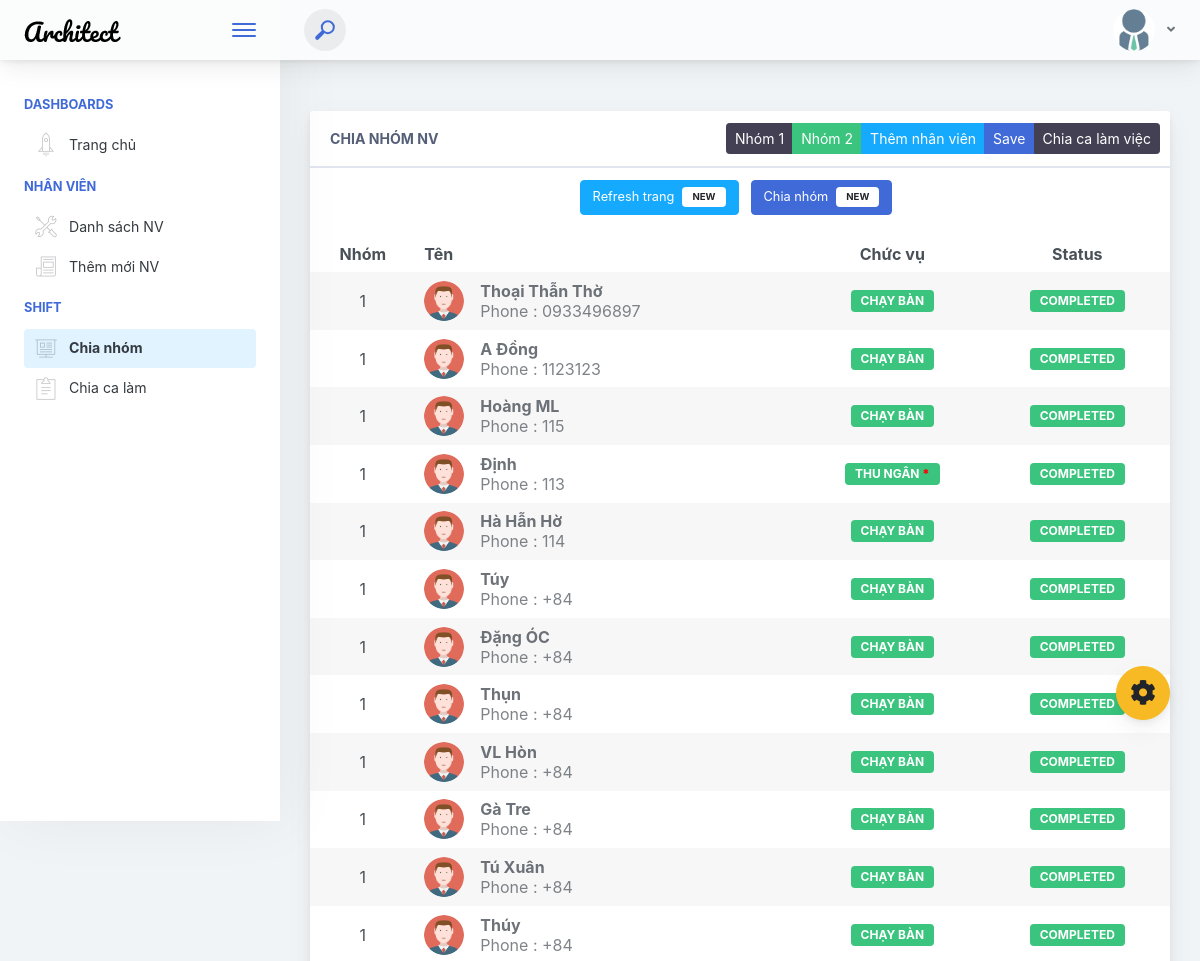
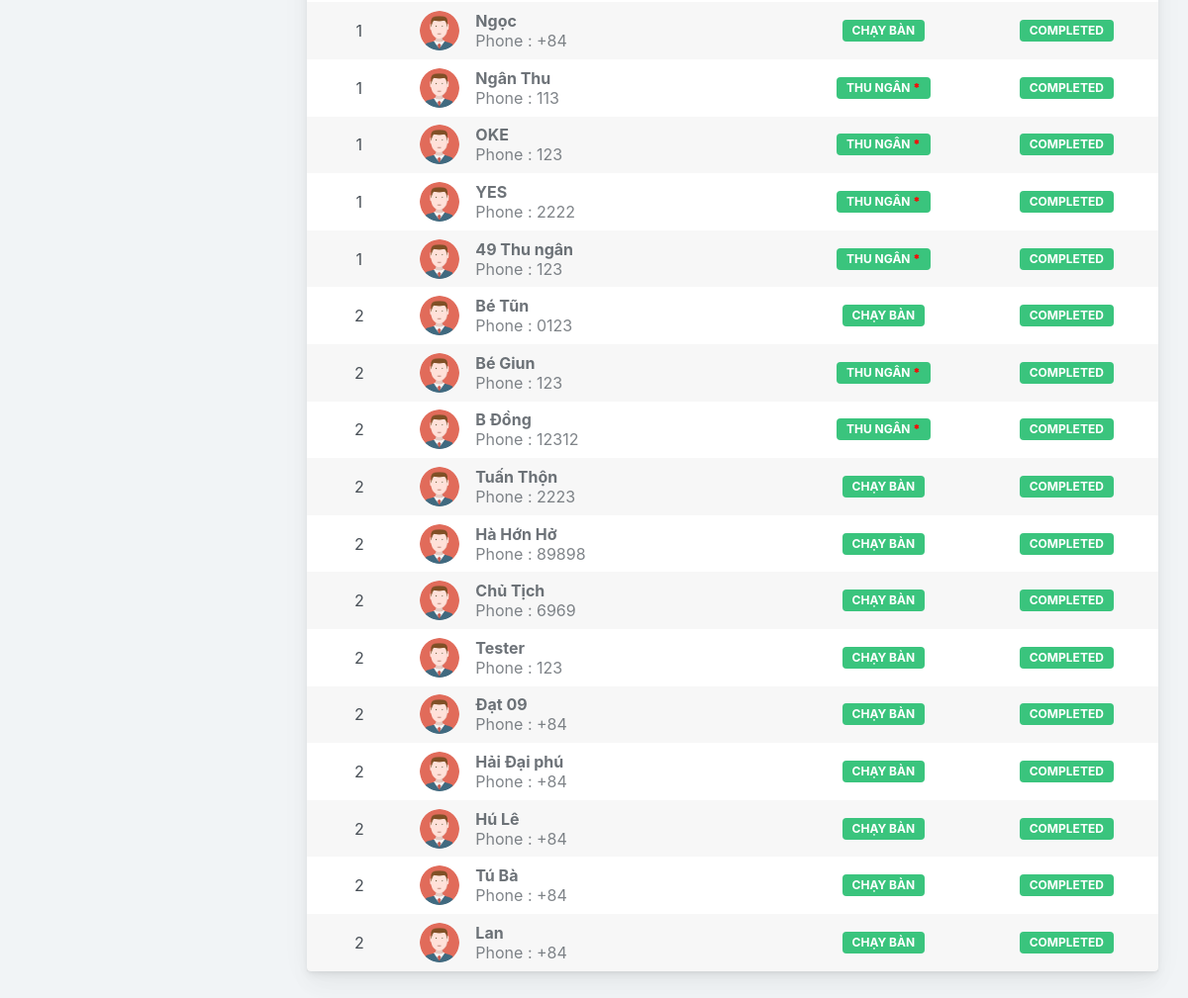
/sortteam.php, run on the app's committed database (2 pictures, top to bottom).
### tables this page shows
CREATE TABLE `nhanvien` (
  `id` int(20) UNSIGNED NOT NULL,
  `ten` varchar(60) DEFAULT NULL,
  `sdt` varchar(60) DEFAULT NULL,
  `chucvu` varchar(50) NOT NULL,
  `calamviec` varchar(20) NOT NULL,
  `ghichu` text NOT NULL,
  `count` varchar(150) NOT NULL
);

### lib/database.php (called while the page is built, shortened)
<?php
Class Database extends PDO{
   public $host   = DB_HOST;
   public $user   = DB_USER;
   public $pass   = DB_PASS;
   public $dbname = DB_NAME;
   public $link;
private function connectDB(){
   $this->link = new mysqli($this->host, $this->user, $this->pass,
    $this->dbname);
    mysqli_set_charset($this->link, 'UTF8');
 }
public function select($query){
  $result = $this->link->query($query) or
   die($this->link->error.__LINE__);
  if($result->num_rows > 0){
    return $result;
  } else {
    return false;
  }
 }
}

### classes/nhanvien.php (called while the page is built, shortened)
<?php
	$filepath = realpath(dirname(__FILE__));
	include_once ($filepath.'/../lib/database.php');
    class nhanvien
	{
		private $db;
		public function __construct()
		{
			$this->db = new Database();
		}
		public function FillterStaff()
		{
			$query = "SELECT * FROM nhanvien ORDER BY count";
			$result = $this->db->select($query);
			return $result;
		}
	}
?>

### sortteam.php (the view, shortened to what this page needs)
<?php
include 'lib/database.php';
?>
<!doctype html>
<html lang="vi">
<?php include 'head.php';?>
<body>
    <div class="app-container app-theme-white body-tabs-shadow fixed-sidebar fixed-header">
        <div class="app-header header-shadow">
            <div class="app-header__logo">
                <div class="logo-src"></div>
                <div class="header__pane ml-auto">
                    <div>
                        <button type="button" class="hamburger close-sidebar-btn hamburger--elastic" data-class="closed-sidebar">
                            <span class="hamburger-box">
                                <span class="hamburger-inner"></span>
                            </span>
                        </button>
                    </div>
                </div>
            </div>
                <div class="app-header__content">
                <div class="app-header-left">
                    <div class="search-wrapper">
                        <div class="input-holder">
                            <button class="search-icon"><span></span></button>
                        </div>
                    </div>
        </div>
                <div class="app-header-right">
                    <div class="header-btn-lg pr-0">
                        <div class="widget-content p-0">
                            <div class="widget-content-wrapper">
                                <div class="widget-content-left">
                                    <div class="btn-group">
                                        <a data-toggle="dropdown" aria-haspopup="true" aria-expanded="false" class="p-0 btn">
                                            <img width="42" class="rounded-circle" src="assets/images/avatars/nhanvien.png" alt="">
                                            <i class="fa fa-angle-down ml-2 opacity-8"></i>
                                        </a>
                                    </div>
                                </div>
                            </div>
                        </div>
                    </div>        </div>
            </div>
        </div>        <div class="ui-theme-settings">
            <button type="button" id="TooltipDemo" class="btn-open-options btn btn-warning">
                <i class="fa fa-cog fa-w-16 fa-spin fa-2x"></i>
            </button>
        </div>        <div class="app-main">
                <div class="app-sidebar sidebar-shadow">
<?php
include 'sidebar.php';
?>
                </div>    <div class="app-main__outer">
                    <div class="app-main__inner">
                        <div class="row">
                            <div class="col-md-12">
                                <div class="main-card mb-3 card">
                                    <div class="card-header">Chia nhóm NV
                                        <div class="btn-actions-pane-right">
                                            <div role="group" class="btn-group-sm btn-group">
                                                <button class=" btn btn-focus" onclick="window.location = 'sortteam.php?nhom=1'">Nhóm 1</button>
                                                <button class=" btn btn-success" onclick="window.location = 'sortteam.php?nhom=2'">Nhóm 2</button>
                                                <button class=" btn btn-info" onclick="window.location = 'newstaff.php'">Thêm nhân viên</button>
                                                <button class="btn btn-primary" onclick="window.print()">Save</button>
                                                <button class="btn btn-focus" onclick="window.location = 'sortshift.php'">Chia ca làm việc</button>
                                            </div>
                                        </div>
                                    </div>
                                    <div class="table-responsive">
                                    <table class="align-middle mb-0 table table-borderless table-striped table-hover">
                                            <thead>
                                            <tr>
                                                <th class="text-center">Nhóm</th>
                                                <th>Tên</th>
                                                <th class="text-center">Chức vụ</th>
                                                <th class="text-center">Status</th>
                                            </tr>
                                            </thead>
                                            <tbody>
                                                <?php
                                                $a=0;
                                                $filepath = realpath(dirname(__FILE__));
                                                include_once ($filepath.'/classes/nhanvien.php');
                                                $staff= new nhanvien();
                                                $getteam= $staff->FillterStaff();
                                                $nhom= 0;
                                                if($getteam)
                                                {
                                                        ?>
                                                        <?php
                                                    if($nhom==2)
                                                    {
                                                        echo "<h4>Nhóm 2</h4>";
                                                        $y=0;
                                                        while($kqt2= $getteam->fetch_assoc())
                                                        {
                                                            if($kqt2['count']==2){
                                                                $y++;
                                                            ?>
                                                            <tr>
                                                    <td class="text-center" ><?=$kqt2['count']?></td>
                                                    <td>
                                                        <div class="widget-content p-0">
                                                            <div class="widget-content-wrapper">
                                                                <div class="widget-content-left mr-3">
                                                                    <div class="widget-content-left">
                                                                        <img width="40" class="rounded-circle" src="assets/images/avatars/images.png" alt="">
                                                                    </div>
                                                                </div>
                                                                <div class="widget-content-left flex2">
                                                                    <div class="widget-heading"><?=$kqt2['ten']?></div>
                                                                    <div class="widget-subheading opacity-7">Phone : <?=$kqt2['sdt']?></div>
                                                                </div>
                                                            </div>
                                                        </div>
                                                    </td>
                                                    <td class="text-center">
                                                    <div class="badge badge-default"><?php if($kqt2['chucvu']!="Chạy bàn") echo $kqt2['chucvu']."<b style='color:red;'>*</b>";
                                                    else echo $kqt2['chucvu'];  ?></div>
                                                    </td>
                                                    <td class="text-center">
                                                        <div class="badge badge-success">Completed</div>
                                                    </td>
                                                </tr>
                                                            <?php
                                                            }
                                                            }echo $y.' : Nhân viên';
                                                    }
                                                    else
                                                    while($kq= $getteam->fetch_assoc())
                                                    {$a++;
                                                ?>
                                            <tr>
                                                <td class="text-center" ><?=$kq['count']?></td>
                                                <td>
                                                    <div class="widget-content p-0">
                                                        <div class="widget-content-wrapper">
                                                            <div class="widget-content-left mr-3">
                                                                <div class="widget-content-left">
                                                                    <img width="40" class="rounded-circle" src="assets/images/avatars/images.png" alt="">
                                                                </div>
                                                            </div>
                                                            <div class="widget-content-left flex2">
                                                                <div class="widget-heading"><?=$kq['ten']?></div>
                                                                <div class="widget-subheading opacity-7">Phone : <?=$kq['sdt']?></div>
                                                            </div>
                                                        </div>
                                                    </div>
                                                </td>
                                                <td class="text-center">
                                                    <div class="badge badge-success"><?php if($kq['chucvu']!="Chạy bàn") echo $kq['chucvu']."<b style='color:red;'>*</b>";
                                                    else echo $kq['chucvu'];  ?></div>
                                                </td>
                                                <td class="text-center">
                                                    <div class="badge badge-success">Completed</div>
                                                </td>
                                            </tr>
                                            <?php
                                             }
                                            }
                                            ?>
                                            </tbody>
                                    </div>
                                    <div class="d-block text-center card-footer">
                                        <button class="mb-2 mr-2 btn btn-info" onclick="window.location = 'sortteam.php'">Refresh trang<span class="badge badge-light">NEW</span></button>
                                        <?php
                                        if($a !=0)
                                        {
                                            ?>
                                            <button class="mb-2 mr-2 btn btn-primary" onclick="window.location = 'random.php?key=<?=$a;?>'">Chia nhóm<span class="badge badge-light">NEW</span></button>
                                            <?php
                                        }
                                        ?>
                                    </div>
                                </div>
                            </div>
                        </div>
                    </div>
                       </div>
        </div>
    </div>
<script type="text/javascript" src="./assets/scripts/main.js"></script></body>
</html>

### data on the page
nhanvien: count "1", ten "Thoại Thẫn Thờ", sdt "0933496897", chucvu "CHẠY BÀN"
nhanvien: count "1", ten "A Đồng", sdt "1123123", chucvu "CHẠY BÀN"
nhanvien: count "1", ten "Hoàng ML", sdt "115", chucvu "CHẠY BÀN"
nhanvien: count "1", ten "Định", sdt "113", chucvu "THU NGÂN"
nhanvien: count "1", ten "Hà Hẫn Hờ", sdt "114", chucvu "CHẠY BÀN"
nhanvien: count "1", ten "Túy", sdt "+84", chucvu "CHẠY BÀN"
nhanvien: count "1", ten "Đặng ÓC", sdt "+84", chucvu "CHẠY BÀN"
nhanvien: count "1", ten "Thụn", sdt "+84", chucvu "CHẠY BÀN"
nhanvien: count "1", ten "VL Hòn", sdt "+84", chucvu "CHẠY BÀN"
nhanvien: count "1", ten "Gà Tre", sdt "+84", chucvu "CHẠY BÀN"
nhanvien: count "1", ten "Tú Xuân", sdt "+84", chucvu "CHẠY BÀN"
nhanvien: count "1", ten "Thúy", sdt "+84", chucvu "CHẠY BÀN"
nhanvien: count "1", ten "Ngọc", sdt "+84", chucvu "CHẠY BÀN"
nhanvien: count "1", ten "Ngân Thu", sdt "113", chucvu "THU NGÂN"
nhanvien: count "1", ten "OKE", sdt "123", chucvu "THU NGÂN"
nhanvien: count "1", ten "YES", sdt "2222", chucvu "THU NGÂN"
nhanvien: count "1", ten "49 Thu ngân", sdt "123", chucvu "THU NGÂN"
nhanvien: count "2", ten "Bé Tũn", sdt "0123", chucvu "CHẠY BÀN"
nhanvien: count "2", ten "Bé Giun", sdt "123", chucvu "THU NGÂN"
nhanvien: count "2", ten "B Đồng", sdt "12312", chucvu "THU NGÂN"
nhanvien: count "2", ten "Tuấn Thộn", sdt "2223", chucvu "CHẠY BÀN"
nhanvien: count "2", ten "Hà Hớn Hở", sdt "89898", chucvu "CHẠY BÀN"
nhanvien: count "2", ten "Chủ Tịch", sdt "6969", chucvu "CHẠY BÀN"
nhanvien: count "2", ten "Tester", sdt "123", chucvu "CHẠY BÀN"
nhanvien: count "2", ten "Đạt 09", sdt "+84", chucvu "CHẠY BÀN"
nhanvien: count "2", ten "Hải Đại phú", sdt "+84", chucvu "CHẠY BÀN"
nhanvien: count "2", ten "Hú Lê", sdt "+84", chucvu "CHẠY BÀN"
nhanvien: count "2", ten "Tú Bà", sdt "+84", chucvu "CHẠY BÀN"
nhanvien: count "2", ten "Lan", sdt "+84", chucvu "CHẠY BÀN"
